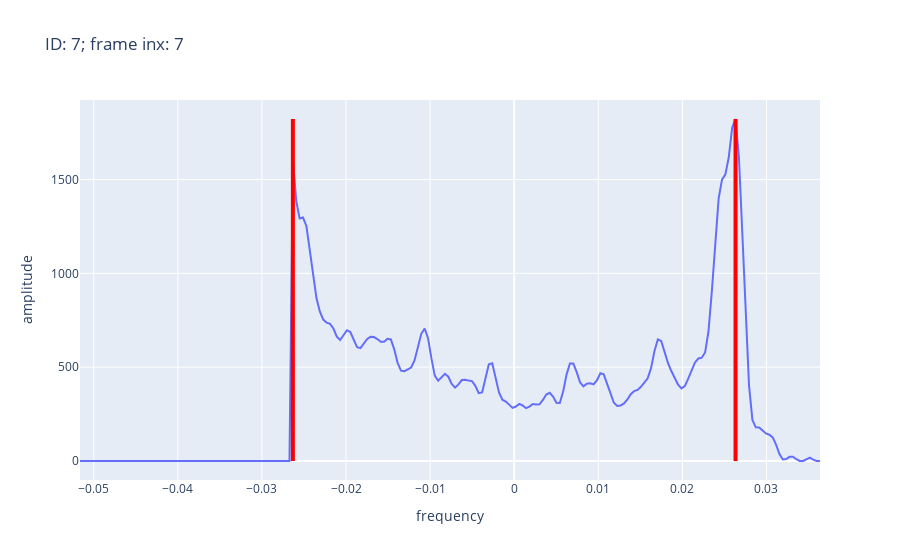

This figure's notebook cell:
### Code cell
image_avail= image_dict.keys()
image_avail= sorted(image_avail)


## chose image folder by index
image_idx= 5
## chose transect by index (transects in increasing order).
frame= 10

peak_cap= .35 # min amp cap.

frame_plot= True
extremes= "extremes" ## extract only min and max peaks.
center_surface= True ## center peak positions. 
pxl_dist= 40e-5 # distance between pixels in transect, chose your metric

#################
#################

image_select= image_avail[image_idx]
print(image_select)


surface= image_dict[image_select]['surface'] # transect position list for selected image.

array_spec= image_dict[image_select]['I'].T

##################

pfinder= peak_finder(
    pxl_dist= pxl_dist,
    peak_cap= peak_cap
)

##################

pfinder.peaks(array_spec)

pfinder.extremes()
pfinder.centre()
pfinder.package()

pfinder.plot(idx= 7)

### Figure 1 — Plotly figure (JSON) as saved in the notebook; plotly's stock layout.template omitted (floating-point values rounded to 4 significant figures; data arrays with more than 128 entries replaced by an {"elided": "..."} marker saying what was removed)
{"data": [{"mode": "lines", "type": "scatter", "x": {"elided": "220 float values"}, "y": {"elided": "220 float values"}}], "layout": {"shapes": [{"line": {"color": "red", "dash": "solid", "width": 4}, "type": "line", "x0": -0.02632, "x1": -0.02632, "y0": 0, "y1": 1823.0}, {"line": {"color": "red", "dash": "solid", "width": 4}, "type": "line", "x0": 0.02632, "x1": 0.02632, "y0": 0, "y1": 1823.0}], "title": {"text": "ID: 7; frame inx: 7"}, "xaxis": {"title": {"text": "frequency"}}, "yaxis": {"title": {"text": "amplitude"}}}}
